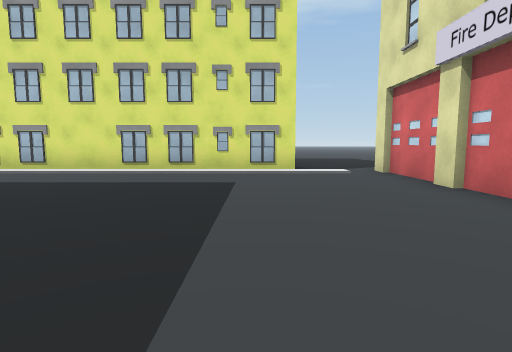
[1] (above)

22 first-person views from a walk through a Unity game level. The camera is 1.3 m above the floor, tilts 6° down and sees 80° across. The floor is counted in squares, 2 m on a side. Each view is taken from the middle of a square. On the plan, view 1 faces up. The plan holds only what a view shows up to about 10 squares ahead; the rest is blank. The place goes on beyond the plan. The player is left out. Some surface patterns are stand-ins.

[2]
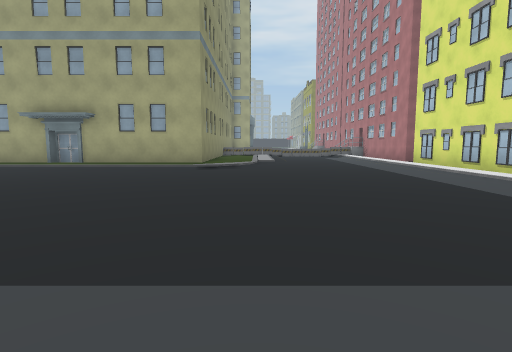

[3]
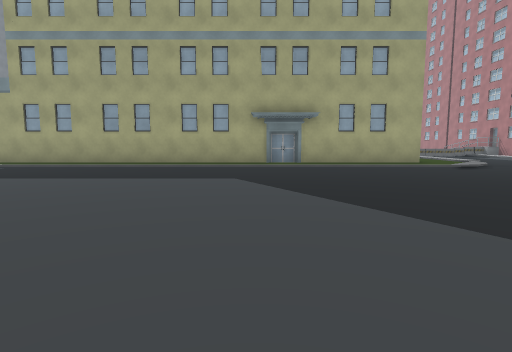

[4]
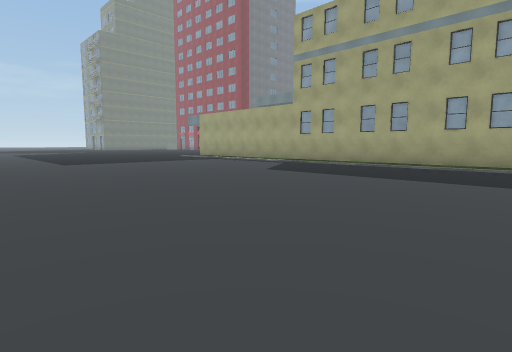

[5]
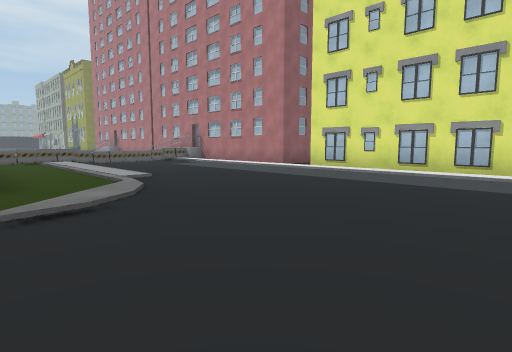

[6]
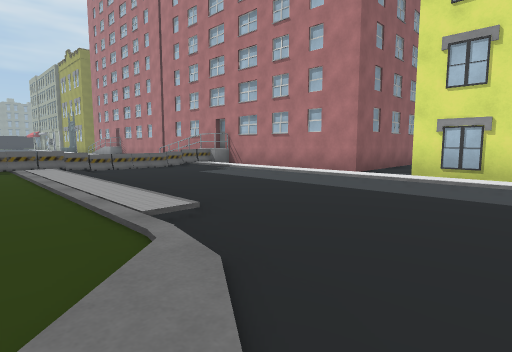

[7]
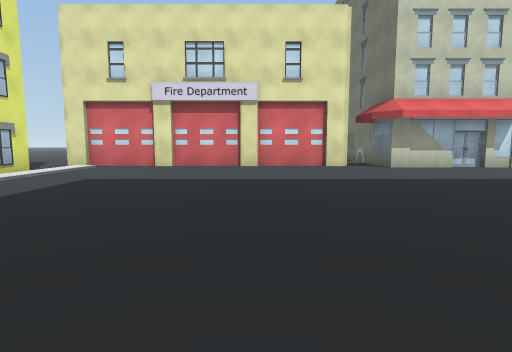

[8]
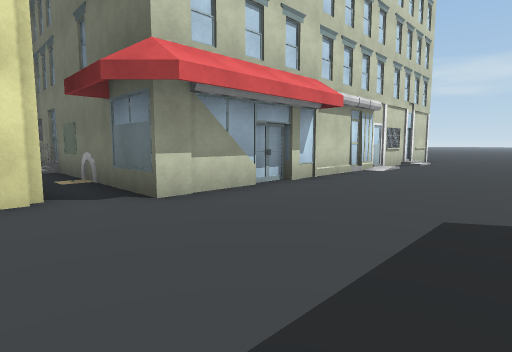

[9]
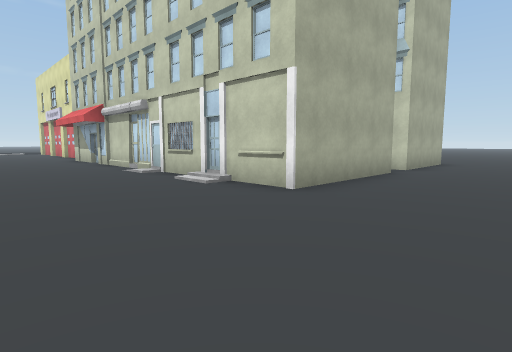

[10]
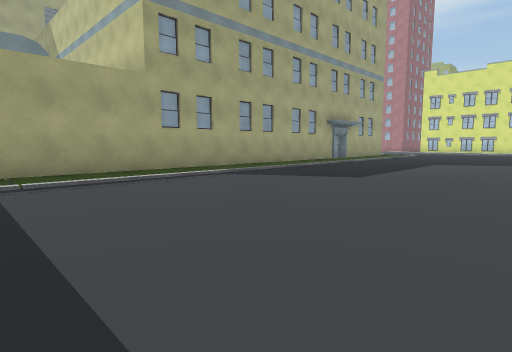

[11]
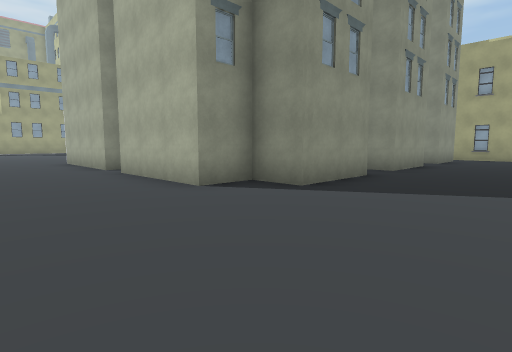

[12]
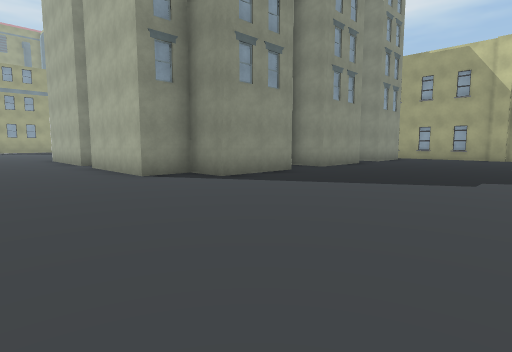

[13]
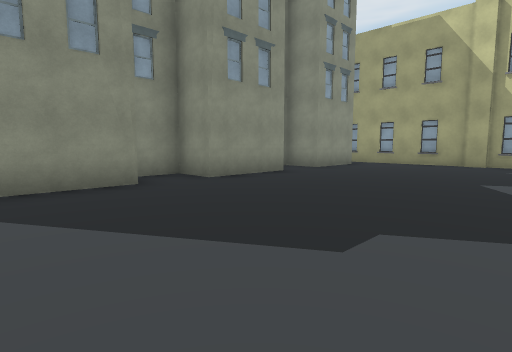

[14]
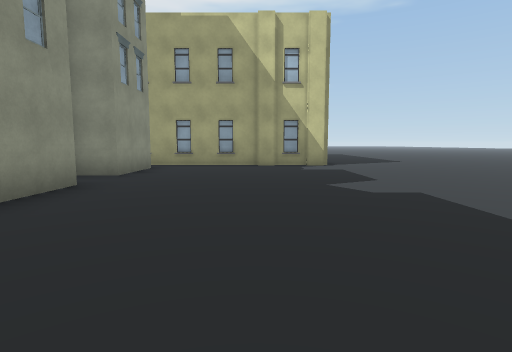

[15]
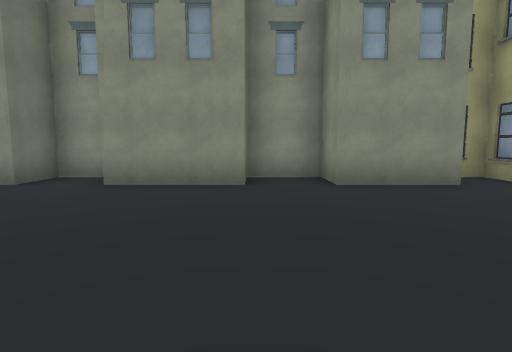

[16]
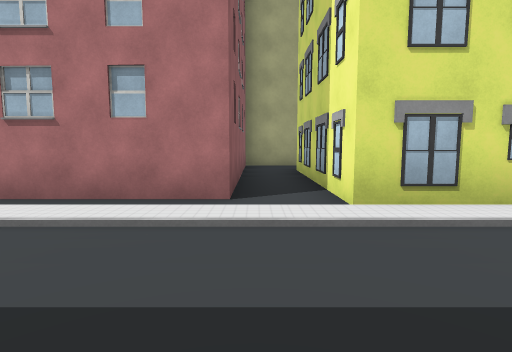

[17]
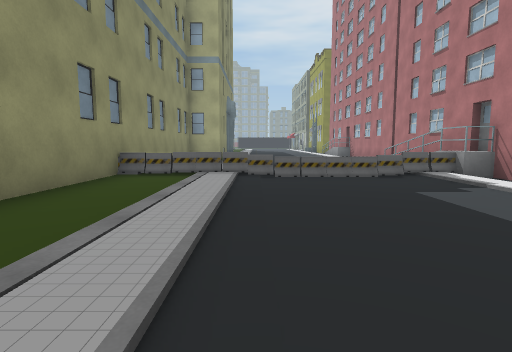

[18]
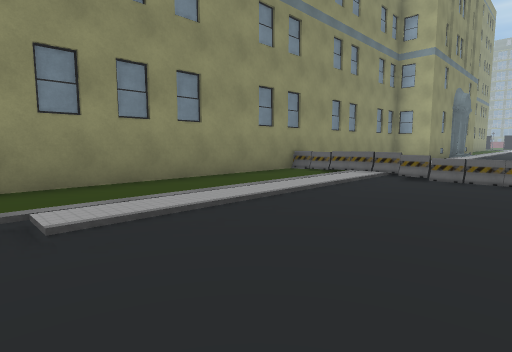

[19]
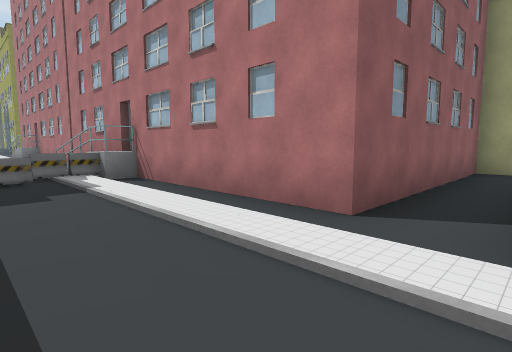

[20]
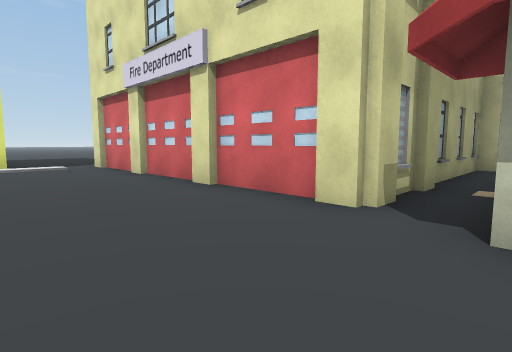

[21]
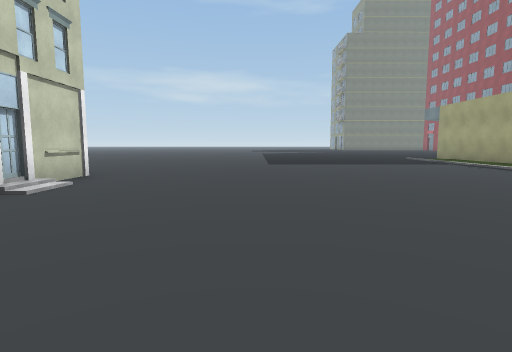

[22]
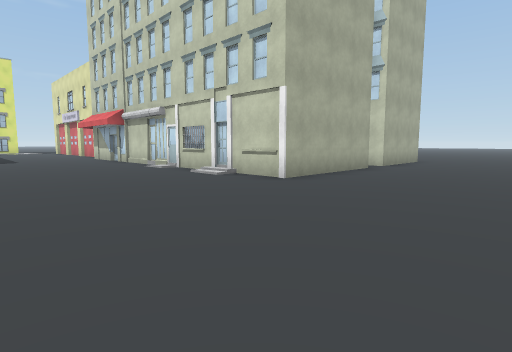

### Floor plan
Key: @ floor where view 1 was taken; # wall or solid block; . floor; / step, stairs or slope; B building; A barrier; O other object.
Columns run from 17 left of view 1 to 16 right of it. Each row starts with its distance up from view 1.
 13        ##
 12        ..
 11        .#
 10        .#          ..
  9        .#          ...
  8 #######.#          ...
  7 BBA/////#####B#### /#
  6   A/////////////////#
  5   A.................#
  4   A.................#
  3   A.................#
  2   A OOOOO...........#
  1   A ................#
  0 ##O######.O......@..##############
 -1         #.O...............##......
 -2         #.O.........#########.....
 -3         #.O.........#      ##.....
 -4         #.O.........#      #......
 -5         #.O.........#      ##.....
 -6         #.O.........#      ##.....
 -7         #.O.........#      ##.....
 -8         #.O.........#      #......
 -9         #.O.........#      ##.....
-10         #.O......../#      ##.....
-11         #.O......../#      ##.....
-12         #.O.........########......
-13         #.O.......................
-14         #.O.......................
-15         #.O.......................
-16         # O...........

Where each view was taken, in squares from view 1:
view 1: 0 up, 0 right, facing up
view 2: 2 up, 1 right, facing left
view 3: 5 down, 1 right, facing left
view 4: 5 down, 1 right, facing down-left
view 5: 0 up, 4 left, facing up-left
view 6: 1 up, 7 left, facing up-left
view 7: 2 up, 6 left, facing right
view 8: 0 up, 1 left, facing down-right
view 9: 15 down, 1 left, facing up-right
view 10: 16 down, 2 left, facing up-left
view 11: 15 down, 14 right, facing up-left
view 12: 15 down, 16 right, facing up-left
view 13: 11 down, 16 right, facing up-left
view 14: 10 down, 14 right, facing up
view 15: 5 down, 16 right, facing left
view 16: 4 up, 10 left, facing up
view 17: 3 up, 9 left, facing left
view 18: 5 up, 9 left, facing down-left
view 19: 5 up, 9 left, facing up-left
view 20: 2 down, 0 right, facing up-right
view 21: 6 down, 1 left, facing down
view 22: 16 down, 2 left, facing up-right
